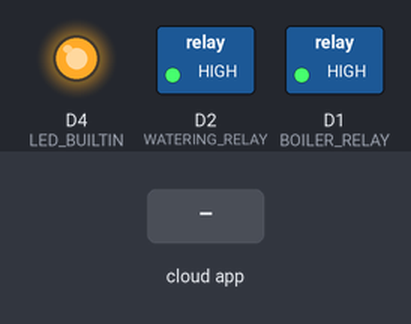
Simulated run of this sketch. Board: ESP8266 (NodeMCU). Shown: switched loads named in the sketch (green lamp = pin HIGH), output pins drawn as LEDs (lit = HIGH, except the on-board LED, lit = LOW). Inputs (shaded band) come from the test bench. WiFi joins after 1.5 s; servers stay silent unless stated; what the sketch prints to the serial monitor is not drawn.

Above: at 1.85 s.
At 2.8 s:
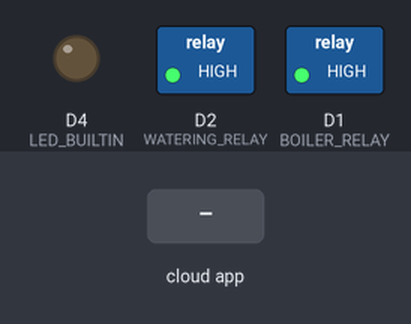
2.9 s: the phone or cloud app sets boiler to 0
4.4 s: the phone or cloud app sets watering to 0
Timing chart, 0 to 7.4 s (numbered marks = the images above; inputs shaded):
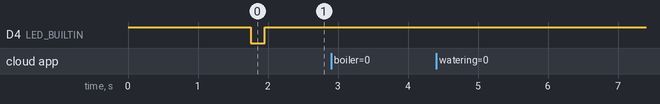

Measured:
- after the input at 2.9 s, every drawn part: stays the same
- after the input at 4.4 s, every drawn part: stays the same

The sketch:

watering_boiler.ino
```cpp
#if defined(ESP32)
#include <WiFi.h>
#elif defined(ESP8266)
#include <ESP8266WiFi.h>
#endif
#include <Firebase_ESP_Client.h>

#include <addons/TokenHelper.h>
#include <addons/RTDBHelper.h>
#define WIFI_SSID ""
#define WIFI_PASSWORD ""
#define API_KEY ""
#define DATABASE_URL ""
#define USER_EMAIL ""
#define USER_PASSWORD ""

const int BOILER_RELAY = D1;
const int WATERING_RELAY = D2;

//Define Firebase Data object
FirebaseData stream;
FirebaseData fbdo;

FirebaseAuth auth;
FirebaseConfig config;

unsigned long sendDataPrevMillis = 0;

int count = 0;

volatile bool dataChanged = false;
volatile bool wateringState = false;
volatile bool boilerState = false;
int periodMs = 60000;


void streamCallback(FirebaseStream data) {
  Serial.println("##########################streamCallback##########################\n");
  Serial.printf("sream path, %s\nevent path, %s\ndata type, %s\nevent type, %s\n\n",
                data.streamPath().c_str(),
                data.dataPath().c_str(),
                data.dataType().c_str(),
                data.eventType().c_str());
  printResult(data);  //see addons/RTDBHelper.h
  Serial.println();
  Serial.println("##################################################################\n");

  if (data.dataPath() == "/" && data.dataTypeEnum() == fb_esp_rtdb_data_type_json) {
    FirebaseJson &json = data.jsonObject();
    FirebaseJsonData wateringResult, boilerResult;
    json.get(wateringResult, "watering");
    json.get(boilerResult, "boiler");
    if (wateringResult.success && wateringResult.type == "boolean"
        && boilerResult.success && boilerResult.type == "boolean") {
      bool _watering = wateringResult.to<bool>();
      wateringState = wateringResult.to<bool>();
      boilerState = boilerResult.to<bool>();
      dataChanged = true;
    } else {
      Serial.println("streamCallback: error parsing json\n");
    }
  } else if (data.dataPath() == "/boiler" && data.dataTypeEnum() == fb_esp_rtdb_data_type_boolean) {
    boilerState = data.to<bool>();
    dataChanged = true;
  } else if (data.dataPath() == "/watering" && data.dataTypeEnum() == fb_esp_rtdb_data_type_boolean) {
    wateringState = data.to<bool>();
    dataChanged = true;
  } else {
    Serial.printf("streamCallback: unknown data type. dataPath: %s, dataTypeEnum: %d\n",
                  data.dataPath().c_str(), data.dataTypeEnum());
  }
}

void streamTimeoutCallback(bool timeout) {
  if (timeout)
    Serial.println("streamTimeoutCallback: stream timed out, resuming...\n");

  if (!stream.httpConnected())
    Serial.printf("streamTimeoutCallback: error code: %d, reason: %s\n\n",
                  stream.httpCode(), stream.errorReason().c_str());
}

void setup() {

  Serial.begin(115200);
  pinMode(LED_BUILTIN, OUTPUT);
  digitalWrite(LED_BUILTIN, HIGH);
  pinMode(BOILER_RELAY, OUTPUT);
  digitalWrite(BOILER_RELAY, HIGH);
  pinMode(WATERING_RELAY, OUTPUT);
  digitalWrite(WATERING_RELAY, HIGH);

  WiFi.begin(WIFI_SSID, WIFI_PASSWORD);
  Serial.print("setup: Connecting to Wi-Fi");
  while (WiFi.status() != WL_CONNECTED) {
    Serial.print(".");
    delay(300);
  }
  Serial.println();
  Serial.print("setup: Connected with IP: ");
  Serial.println(WiFi.localIP());
  Serial.println();

  Serial.printf("setup: Firebase Client v%s\n\n", FIREBASE_CLIENT_VERSION);

  /* Assign the api key (required) */
  config.api_key = API_KEY;

  /* Assign the user sign in credentials */
  auth.user.email = USER_EMAIL;
  auth.user.password = USER_PASSWORD;

  /* Assign the RTDB URL (required) */
  config.database_url = DATABASE_URL;

  /* Assign the callback function for the long running token generation task */
  config.token_status_callback = tokenStatusCallback;  //see addons/TokenHelper.h

  //Or use legacy authenticate method
  //config.database_url = DATABASE_URL;
  //config.signer.tokens.legacy_token = "<database secret>";

  Firebase.begin(&config, &auth);

  Firebase.reconnectWiFi(true);

//Recommend for ESP8266 stream, adjust the buffer size to match your stream data size
#if defined(ESP8266)
  stream.setBSSLBufferSize(2048 /* Rx in bytes, 512 - 16384 */, 512 /* Tx in bytes, 512 - 16384 */);
#endif

  if (!Firebase.RTDB.beginStream(&stream, "/root/devices/casa_laura_adrian/status/outputs"))
    Serial.printf("setup: sream begin error, %s\n\n", stream.errorReason().c_str());

  Firebase.RTDB.setStreamCallback(&stream, streamCallback, streamTimeoutCallback);

  /** Timeout options, below is default config.

  //WiFi reconnect timeout (interval) in ms (10 sec - 5 min) when WiFi disconnected.
  config.timeout.wifiReconnect = 10 * 1000;

  //Socket begin connection timeout (ESP32) or data transfer timeout (ESP8266) in ms (1 sec - 1 min).
  config.timeout.socketConnection = 30 * 1000;

  //ESP32 SSL handshake in ms (1 sec - 2 min). This option doesn't allow in ESP8266 core library.
  config.timeout.sslHandshake = 2 * 60 * 1000;

  //Server response read timeout in ms (1 sec - 1 min).
  config.timeout.serverResponse = 10 * 1000;

  //RTDB Stream keep-alive timeout in ms (20 sec - 2 min) when no server's keep-alive event data received.
  config.timeout.rtdbKeepAlive = 45 * 1000;

  //RTDB Stream reconnect timeout (interval) in ms (1 sec - 1 min) when RTDB Stream closed and want to resume.
  config.timeout.rtdbStreamReconnect = 1 * 1000;

  //RTDB Stream error notification timeout (interval) in ms (3 sec - 30 sec). It determines how often the readStream
  //will return false (error) when it called repeatedly in loop.
  config.timeout.rtdbStreamError = 3 * 1000;

  */
}

void loop() {
  //Flash string (PROGMEM and FPSTR), Arduino String, C++ string, const char, char array, string literal are supported
  //in all Firebase and FirebaseJson functions, unless F() macro is not supported.

  if (Firebase.ready() && (millis() - sendDataPrevMillis > periodMs || sendDataPrevMillis == 0)) {
    digitalWrite(LED_BUILTIN, HIGH);
    delay(100);
    digitalWrite(LED_BUILTIN, LOW);
    delay(200);
    digitalWrite(LED_BUILTIN, HIGH);
    delay(100);
    digitalWrite(LED_BUILTIN, (wateringState || boilerState) ? LOW : HIGH);

    sendDataPrevMillis = millis();
    count++;
    FirebaseJson json;
    json.add("wateringState", wateringState);
    json.add("boilerState", boilerState);
    json.add("num", count);
    json.add("period", periodMs / 1000);
    json.add("heartbeat", Firebase.getCurrentTime());
    Serial.printf("loop: Set json... %s\n\n",
                  Firebase.RTDB.setJSON(&fbdo, "/root/devices/casa_laura_adrian/status/esp8266", &json)
                    ? "ok"
                    : fbdo.errorReason().c_str());
  }

  if (dataChanged) {
    dataChanged = false;
    Serial.println("loop: data changed\n");
    digitalWrite(LED_BUILTIN, (wateringState || boilerState) ? LOW : HIGH);
    digitalWrite(BOILER_RELAY, boilerState ? LOW : HIGH);
    digitalWrite(WATERING_RELAY, wateringState ? LOW : HIGH);
  }
}
```
